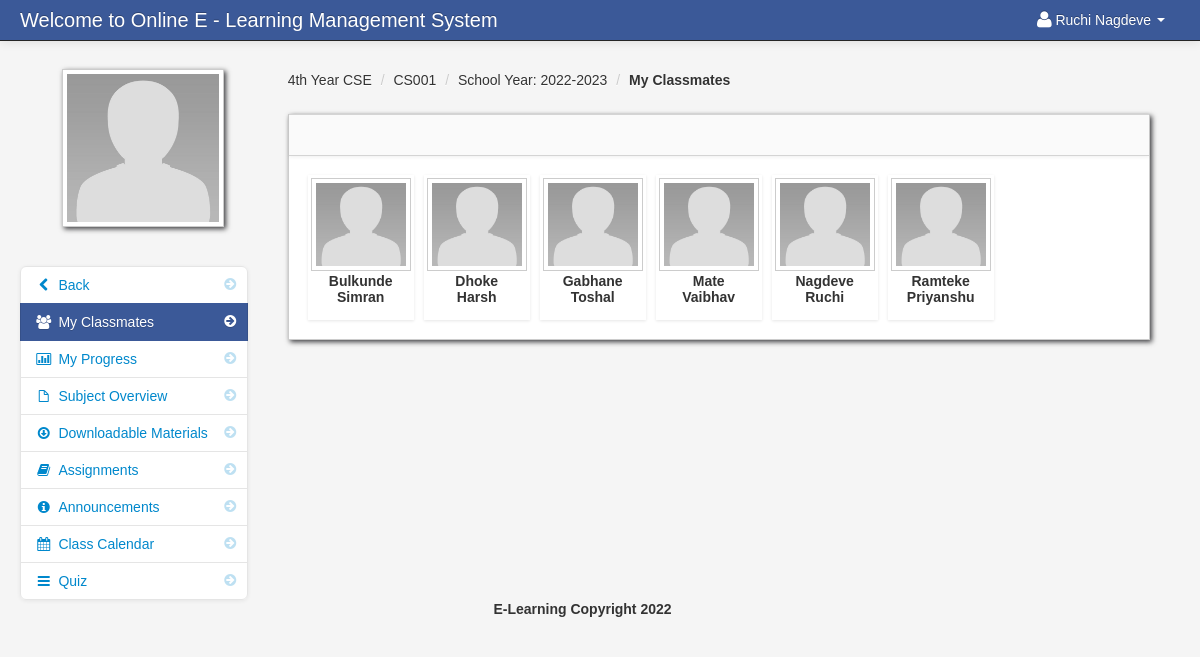
The app's page /my_classmates.php?id=1 (signed in) with its own data.
### tables this page shows
CREATE TABLE `student` (
  `student_id` int(11) NOT NULL,
  `firstname` varchar(100) NOT NULL,
  `lastname` varchar(100) NOT NULL,
  `class_id` int(11) NOT NULL,
  `username` varchar(100) NOT NULL,
  `password` varchar(100) NOT NULL,
  `location` varchar(100) NOT NULL,
  `status` varchar(100) NOT NULL
);

CREATE TABLE `class` (
  `class_id` int(11) NOT NULL,
  `class_name` varchar(100) NOT NULL
);

CREATE TABLE `subject` (
  `subject_id` int(11) NOT NULL,
  `subject_code` varchar(100) NOT NULL,
  `subject_title` varchar(100) NOT NULL,
  `category` varchar(100) NOT NULL,
  `description` longtext NOT NULL,
  `unit` int(11) NOT NULL,
  `Pre_req` varchar(100) NOT NULL,
  `semester` varchar(100) NOT NULL
);

CREATE TABLE `teacher_class` (
  `teacher_class_id` int(11) NOT NULL,
  `teacher_id` int(11) NOT NULL,
  `class_id` int(11) NOT NULL,
  `subject_id` int(11) NOT NULL,
  `thumbnails` varchar(100) NOT NULL,
  `school_year` varchar(100) NOT NULL
);

CREATE TABLE `teacher_class_student` (
  `teacher_class_student_id` int(11) NOT NULL,
  `teacher_class_id` int(11) NOT NULL,
  `student_id` int(11) NOT NULL,
  `teacher_id` int(11) NOT NULL
);

### session.php (called while the page is built, shortened)
<?php
$session_id=$_SESSION['id'];
?>

### my_classmates.php (the view, shortened to what this page needs)
<?php include('header_dashboard.php'); ?>
<?php include('session.php'); ?>
<?php $get_id = $_GET['id']; ?>
    <body>
		<?php include('navbar_student.php'); ?>
        <div class="container-fluid">
            <div class="row-fluid">
				<?php include('my_classmates_link.php'); ?>
                <div class="span9" id="content">
                     <div class="row-fluid">
					<?php $query = mysqli_query($conn,"select * from teacher_class_student
					LEFT JOIN teacher_class ON teacher_class.teacher_class_id = teacher_class_student.teacher_class_id
					JOIN class ON class.class_id = teacher_class.class_id
					JOIN subject ON subject.subject_id = teacher_class.subject_id
					where student_id = '$session_id'
					")or die(mysqli_error());
					$row = mysqli_fetch_array($query);
					?>
					     <ul class="breadcrumb">
							<li><a href="#"><?php echo $row['class_name']; ?></a> <span class="divider">/</span></li>
							<li><a href="#"><?php echo $row['subject_code']; ?></a> <span class="divider">/</span></li>
							<li><a href="#">School Year: <?php echo $row['school_year']; ?></a> <span class="divider">/</span></li>
							<li><a href="#"><b>My Classmates</b></a></li>
						</ul>
                        <div id="block_bg" class="block">
                            <div class="navbar navbar-inner block-header">
                            </div>
                            <div class="block-content collapse in">
                                <div class="span12">
									<ul	 id="da-thumbs" class="da-thumbs">
										    <?php
														$my_student = mysqli_query($conn,"SELECT *
														FROM teacher_class_student
														LEFT JOIN student ON student.student_id = teacher_class_student.student_id
														INNER JOIN class ON class.class_id = student.class_id where teacher_class_id = '$get_id' order by lastname ")or die(mysqli_error());
														while($row = mysqli_fetch_array($my_student)){
														$id = $row['teacher_class_student_id'];
														?>
											<li id="del<?php echo $id; ?>">
												<a  class="classmate_cursor" href="#">
														<img id="student_avatar_class" src ="admin/<?php echo $row['location'] ?>" width="124" height="140" class="img-polaroid">
												</a>
												<p class="class"><?php echo $row['lastname'];?></p>
												<p class="subject"><?php echo $row['firstname']; ?></p>
											</li>
									<?php } ?>
									</ul>
                                </div>
                            </div>
                        </div>
                    </div>
                </div>
            </div>
		<?php include('footer.php'); ?>
        </div>
		<?php include('script.php'); ?>
    </body>
</html>

### navbar_student.php (shortened to what this page needs)
<div class="navbar navbar-fixed-top navbar-inverse">
        <div class="navbar-inner">
            <div class="container-fluid">
                <a class="brand" href="#">Welcome to Online E - Learning Management System</a>
					<div class="nav-collapse collapse">
						<ul class="nav pull-right">
							<?php $query= mysqli_query($conn,"select * from student where student_id = '$session_id'")or die(mysqli_error());
									$row = mysqli_fetch_array($query);
							?>
							<li class="dropdown">
								<a href="#" role="button" class="dropdown-toggle" data-toggle="dropdown"> <i class="icon-user icon-large"></i><?php echo $row['firstname']." ".$row['lastname'];  ?> <i class="caret"></i></a>
							</li>
						</ul>
					</div>
            </div>
        </div>
</div>

### my_classmates_link.php (shortened to what this page needs)
<div class="span3" id="sidebar">
	<img id="avatar" src="admin/<?php echo $row['location']; ?>" class="img-polaroid">
		<ul class="nav nav-list bs-docs-sidenav nav-collapse collapse">
				<li class=""><a href="dashboard_student.php"><i class="icon-chevron-right"></i><i class="icon-chevron-left"></i>&nbsp;Back</a></li>
				<li class="active"><a href="my_classmates.php<?php echo '?id='.$get_id; ?>"><i class="icon-chevron-right"></i><i class="icon-group"></i>&nbsp;My Classmates</a></li>
				<li class=""><a href="progress.php<?php echo '?id='.$get_id; ?>"><i class="icon-chevron-right"></i><i class="icon-bar-chart"></i>&nbsp;My Progress</a></li>
				<li class=""><a href="subject_overview_student.php<?php echo '?id='.$get_id; ?>"><i class="icon-chevron-right"></i><i class="icon-file"></i>&nbsp;Subject Overview</a></li>
				<li class=""><a href="downloadable_student.php<?php echo '?id='.$get_id; ?>"><i class="icon-chevron-right"></i><i class="icon-download"></i>&nbsp;Downloadable Materials</a></li>
				<li class=""><a href="assignment_student.php<?php echo '?id='.$get_id; ?>"><i class="icon-chevron-right"></i><i class="icon-book"></i>&nbsp;Assignments</a></li>
				<li class=""><a href="announcements_student.php<?php echo '?id='.$get_id; ?>"><i class="icon-chevron-right"></i><i class="icon-info-sign"></i>&nbsp;Announcements</a></li>
				<li class=""><a href="class_calendar_student.php<?php echo '?id='.$get_id; ?>"><i class="icon-chevron-right"></i><i class="icon-calendar"></i>&nbsp;Class Calendar</a></li>
				<li class=""><a href="student_quiz_list.php<?php echo '?id='.$get_id; ?>"><i class="icon-chevron-right"></i><i class="icon-reorder"></i>&nbsp;Quiz</a></li>
		</ul>
</div>

### admin/assets/styles.css (style rules this page uses)
body { padding-top: 60px; padding-bottom: 40px; background-color: #f5f5f5; }
#content { margin-left:0px; }
.breadcrumb { margin: 0 0 0px; padding: 10px 0px; background-color: transparent; }
.block { background: url("../images/pixel-60fff.png") repeat scroll 0 0 rgba(0, 0, 0, 0) !important; border: 1px solid #ccc; background: white; margin: 1em 0em; border-top: none; -webkit-box-shadow: 2px 2px 5px rgba(0, 0, 6, 0.75); -moz-box-shadow: 2px 2px 5px rgba(0, 0, 6, 0.75); box-shadow: 2px 2px 5px rgba(0, 0, 6, 0.75); }
.block-content { margin: 1em; min-height: .25em; }
.block-header { margin-bottom: 0px; border-right: none; border-left: none; -webkit-border-radius: 0px; -moz-border-radius: 0px; border-radius: 0px; }
.bs-docs-sidenav { max-width: 228px; margin: 30px 0 0; padding: 0; background-color: #fff; -webkit-border-radius: 6px; -moz-border-radius: 6px; border-radius: 6px; -webkit-box-shadow: 0 1px 4px rgba(0,0,0,.065); -moz-box-shadow: 0 1px 4px rgba(0,0,0,.065); box-shadow: 0 1px 4px rgba(0,0,0,.065); }
.bs-docs-sidenav > li > a { display: block; width: 190px \9; margin: 0 0 -1px; padding: 8px 14px; border: 1px solid #e5e5e5; }
.bs-docs-sidenav > li:first-child > a { -webkit-border-radius: 6px 6px 0 0; -moz-border-radius: 6px 6px 0 0; border-radius: 6px 6px 0 0; }
.bs-docs-sidenav > li:last-child > a { -webkit-border-radius: 0 0 6px 6px; -moz-border-radius: 0 0 6px 6px; border-radius: 0 0 6px 6px; }
.bs-docs-sidenav > .active > a { position: relative; z-index: 2; padding: 9px 15px; border: 0; text-shadow: 0 1px 0 rgba(0,0,0,.15); -webkit-box-shadow: inset 1px 0 0 rgba(0,0,0,.1), inset -1px 0 0 rgba(0,0,0,.1); -moz-box-shadow: inset 1px 0 0 rgba(0,0,0,.1), inset -1px 0 0 rgba(0,0,0,.1); box-shadow: inset 1px 0 0 rgba(0,0,0,.1), inset -1px 0 0 rgba(0,0,0,.1); }
.bs-docs-sidenav .icon-chevron-right { float: right; margin-top: 2px; margin-right: -6px; opacity: .25; }
.bs-docs-sidenav .active .icon-chevron-right, .bs-docs-sidenav .active a:hover .icon-chevron-right { opacity: 1; }

### admin/assets/style.css (style rules this page uses)
.da-thumbs { float: left; list-style: none outside none; margin: 0; padding: 0; position: relative; }
.da-thumbs li { float: left; margin: 5px; padding: 3px; position: relative; box-shadow: 0 1px 3px rgba(0,0,0,0.1); }
.da-thumbs li a, .da-thumbs li a img { display: block; position: relative; }
.da-thumbs li a { overflow: hidden; }
.class { font-family: helvetica !important; font-weight: bold; text-align: center; }
.subject { font-family: helvetica !important; font-weight: bold; text-align: center; margin-top: -14px; }

### records on screen
student: firstname "Ruchi", lastname "Nagdeve", location (placeholder picture)
class: class_name "4th Year CSE"
subject: subject_code "CS001"
teacher_class: school_year "2022-2023"
teacher_class_student: student.location (placeholder picture), student.lastname "Bulkunde", student.firstname "Simran"
teacher_class_student: student.location (placeholder picture), student.lastname "Dhoke", student.firstname "Harsh"
teacher_class_student: student.location (placeholder picture), student.lastname "Gabhane", student.firstname "Toshal"
teacher_class_student: student.location (placeholder picture), student.lastname "Mate", student.firstname "Vaibhav"
teacher_class_student: student.location (placeholder picture), student.lastname "Nagdeve", student.firstname "Ruchi"
teacher_class_student: student.location (placeholder picture), student.lastname "Ramteke", student.firstname "Priyanshu"
